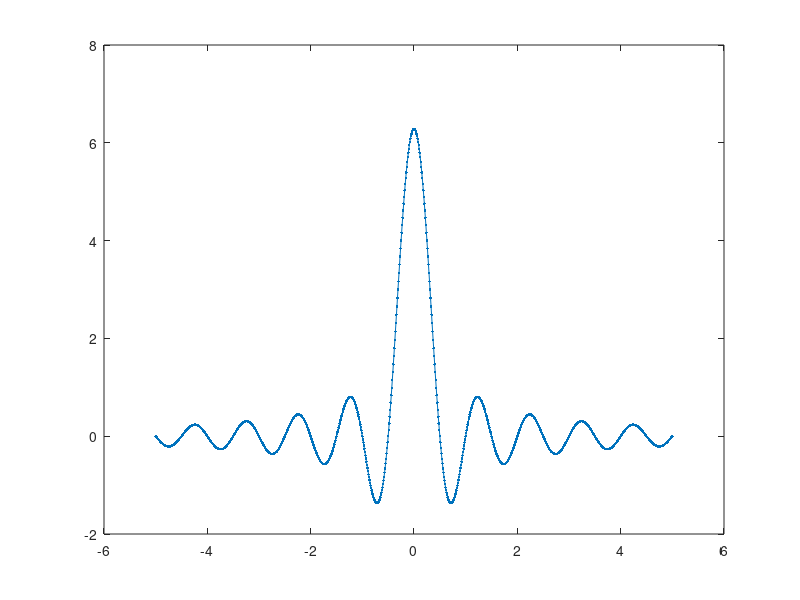
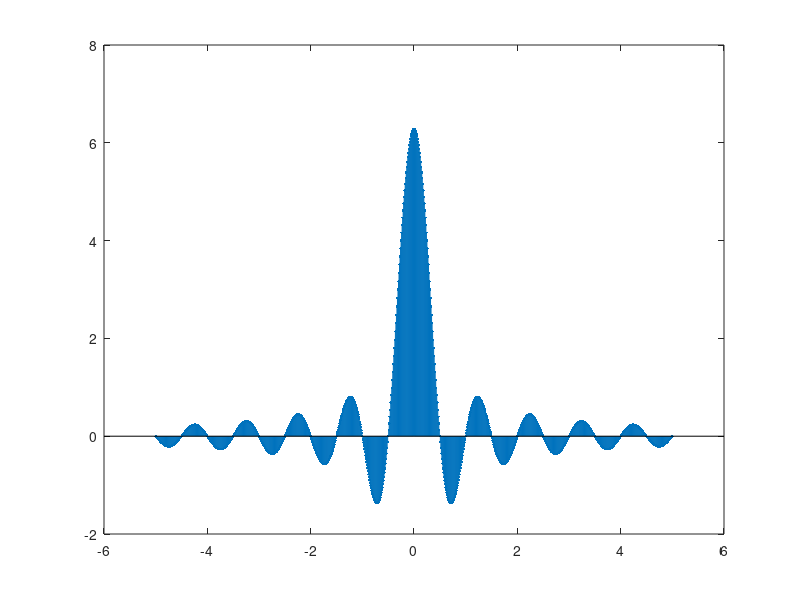

Write MATLAB code to recreate these figures, in order.
% sinc() 함수

sp = 0.01; % 
sf = 1/sp; %sampling period 의 주파수 / 샘플수가 많아지면 더 부드러워짐.(샘플링 주파수를 높이면 아날로그 데이터를 디지털로 최대한 깨끗하게 가져올 수 있음.) / 1HZ짜리 데이터라고함.
x = -5:sp:5; % x의 간격 (sampling peirod: 0.1) 범위를 정하고 그래프를 그림. // x는 샘플위치.

% /// 샘플링이 된 과정.. 값들을 직선으로 연결하는 interpolation 작업을 해서 나타내어짐.

freq = 1; % sf의 2배가 넘어야하는데 최소 4배가 좋음
amp = 1;
theta = 0;

fx = amp*sin(2*freq*pi*x + theta)./x; %  --> sinc 함수 표현 
%벡터/벡터는 포인트 나누기로 .x를 해야함. matrix/matrix도 조심.

%fx = sin(1*pi*x); %pi는 고정숫자 // sin의 파형이 나오게 설정 (2pi를 넣는 이유는 0 부터 1까지 나타내기위함)
% Amplitued sin --> Asin(wx+a) //// A*sin(2*pi*f*x+a) <-- 이러한 방식을 선호함.
%(f: 주파수, 주파수를 바꾸려면 수식을 바꿔야함.)


figure(1); % sin파 
plot(x, fx, '.-'); % sin함수 지정

figure(2);
stem(x, fx,'.'); % .을 수직바 형태로 나타내어줌.// discrete 모양을 나타냄

